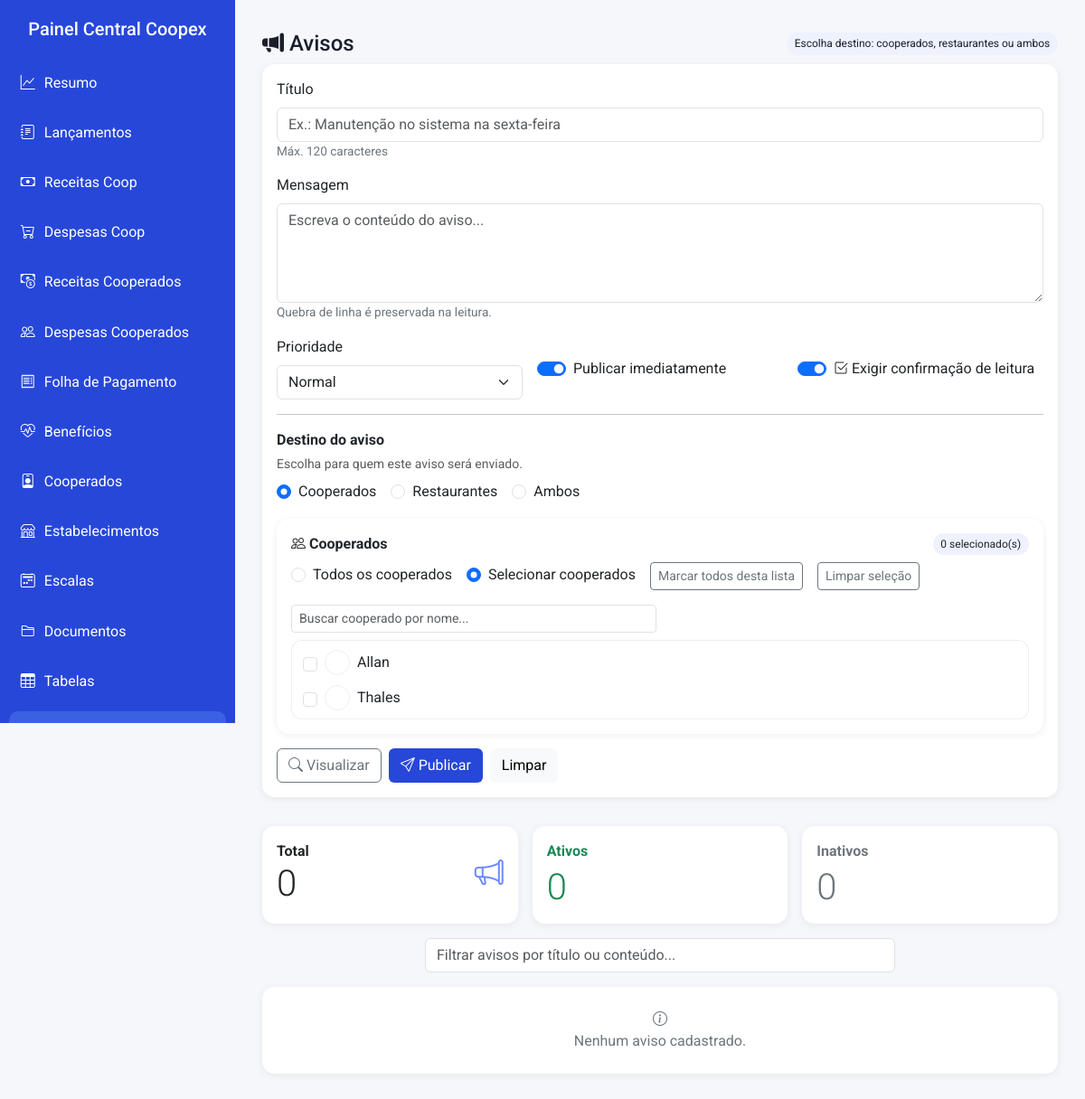
The page /admin/avisos (signed in) on the database as committed earlier.
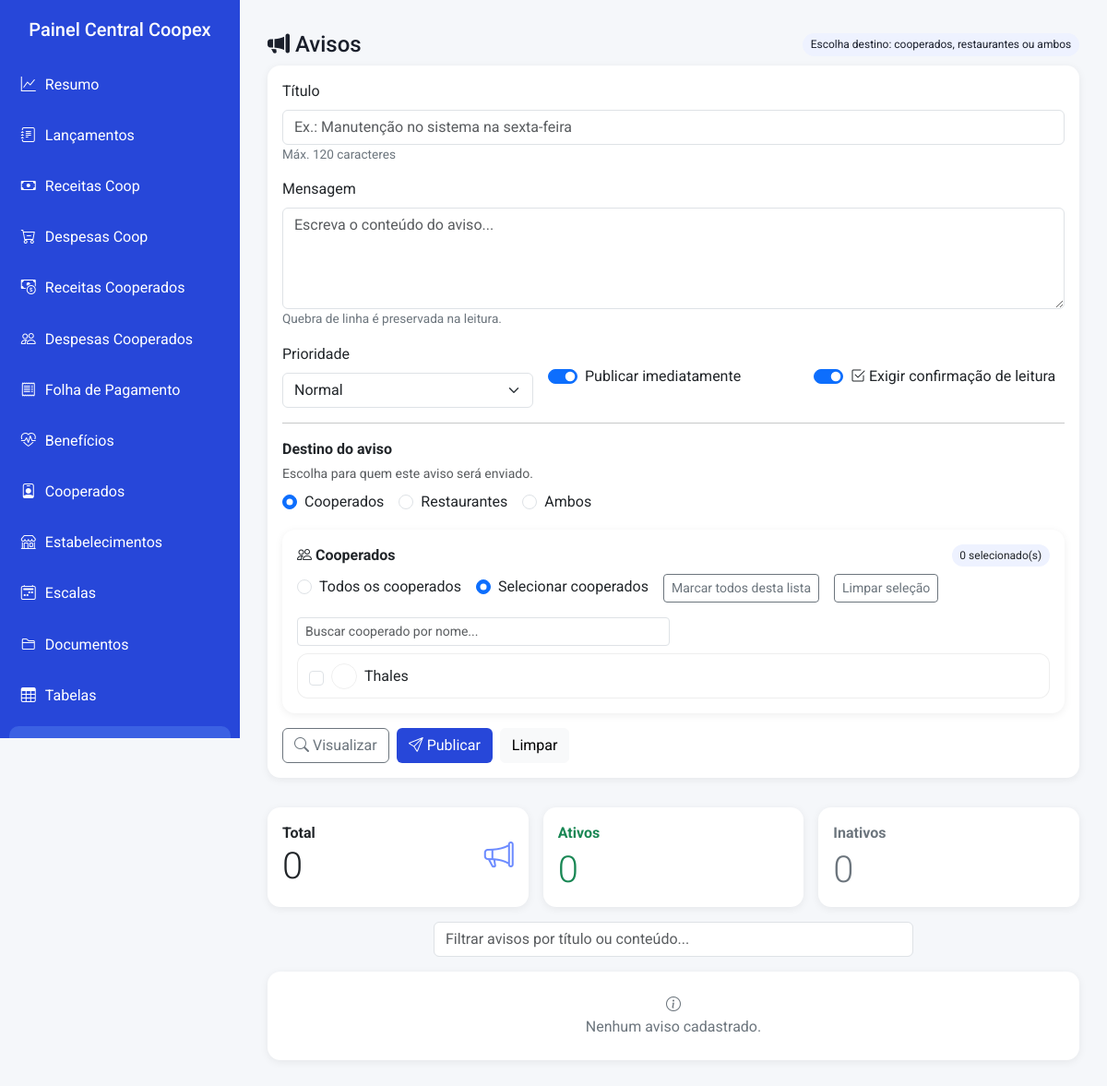
The same page on the database as committed later.
### app.py (models this page shows)
class Cooperado(db.Model):
    __tablename__ = "cooperados"
    id = db.Column(db.Integer, primary_key=True)
    nome = db.Column(db.String(120), nullable=False)
    usuario_id = db.Column(db.Integer, db.ForeignKey("usuarios.id"), nullable=False)
    usuario_ref = db.relationship("Usuario", backref="coop_account", uselist=False)
    foto_bytes = db.Column(db.LargeBinary)
    foto_mime = db.Column(db.String(100))
    foto_filename = db.Column(db.String(255))
    foto_url = db.Column(db.String(255))
    cnh_numero = db.Column(db.String(50))
    cnh_validade = db.Column(db.Date)
    placa = db.Column(db.String(20))
    placa_validade = db.Column(db.Date)
    ultima_atualizacao = db.Column(db.DateTime)

### app.py (the view, shortened to what this page needs)
@app.route("/admin/avisos", methods=["GET", "POST"])
@admin_required
def admin_avisos():
    cooperados = Cooperado.query.order_by(Cooperado.nome.asc()).all()
    restaurantes = Restaurante.query.order_by(Restaurante.nome.asc()).all()
    avisos = Aviso.query.order_by(Aviso.fixado.desc(), Aviso.criado_em.desc()).all()
    return render_template(
        "admin_avisos.html",
        avisos=avisos,
        cooperados=cooperados,
        restaurantes=restaurantes,
    )

### app.py (called while the page is built, shortened)
def role_required(role: str):
    def deco(fn):
        @wraps(fn)
        def wrapper(*args, **kwargs):
            if session.get("user_tipo") != role:
                return redirect(url_for("login"))
            return fn(*args, **kwargs)
        return wrapper
    return deco

def _avisos_nao_lidos_para_usuario():
    if "user_id" not in session:
        return 0, None
    u_id   = session.get("user_id")
    u_tipo = session.get("user_tipo")
    return 0, None

@app.context_processor
def inject_avisos_banner():
    try:
        qtd, link = _avisos_nao_lidos_para_usuario()
    except Exception:
        qtd, link = 0, None
    return {
        "avisos_unread_count": qtd,
        "avisos_unread_url": link
    }

### templates/admin_avisos.html (shortened to what the changed rows need)
<!DOCTYPE html>
<html lang="pt-br">
<head>
  <link rel="stylesheet" href="https://cdn.jsdelivr.net/npm/bootstrap@5.3.2/dist/css/bootstrap.min.css">
  <link rel="stylesheet" href="https://cdn.jsdelivr.net/npm/bootstrap-icons@1.11.3/font/bootstrap-icons.css">
</head>
<body>
<main class="main">
  <div class="container py-3">
    <div class="card p-3 mb-3">
      <form id="formNovoAviso" method="POST" action="{{ url_for('admin_avisos') }}">
        <div class="row g-3">
          <div class="col-12" id="blocoCoops">
            <div class="card p-3">
              <div class="listbox mt-2" id="listaCoops">
                {% for c in cooperados %}
                <label class="item">
                  <input class="form-check-input chk-coop" type="checkbox" name="dest_cooperados[]" value="{{ c.id }}">
                  <img class="avatar" src="{{ c.foto_url or url_for('static', filename='img/default.png') }}" alt="">
                  <span class="flex-fill">{{ c.nome }}</span>
                </label>
                {% else %}
                <div class="text-muted p-2">Nenhum cooperado cadastrado.</div>
                {% endfor %}
              </div>
            </div>
          </div>
        </div>
      </form>
    </div>
  </div>
</main>
</body>
</html>

Rows that differ between the two databases and show on the page:
removed Cooperado: nome "Allan"
